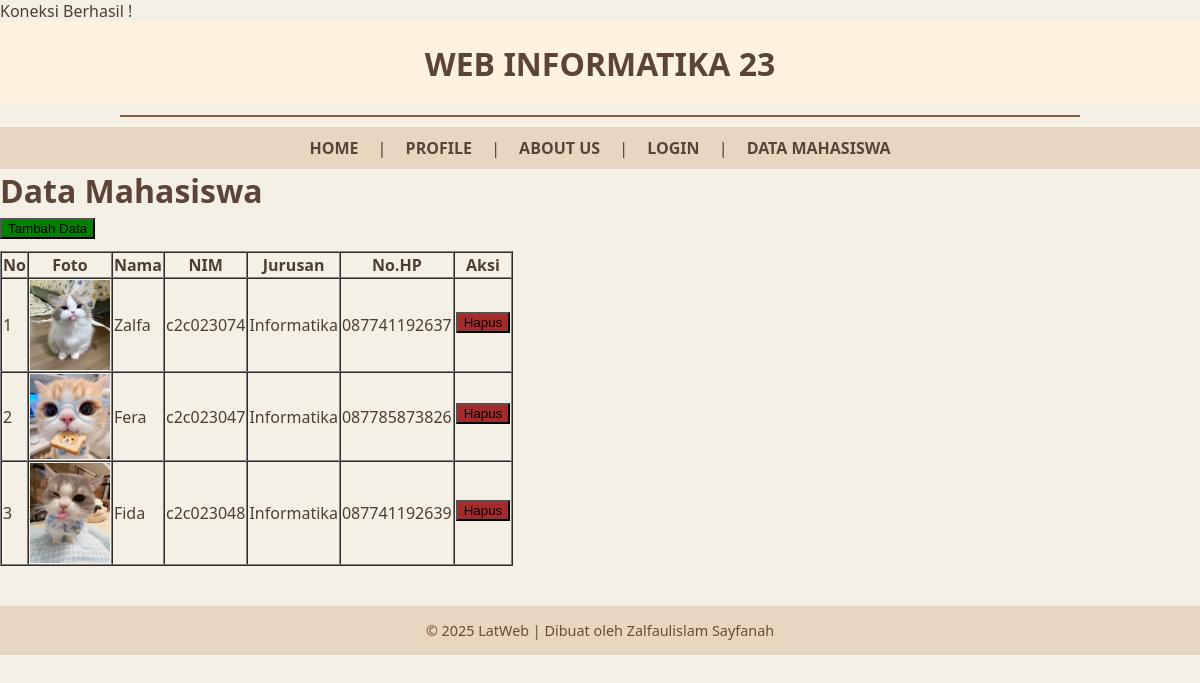
/datamahasiswa.php, run on the app's committed database.
### tables this page shows
CREATE TABLE `mahasiswa` (
  `id` int(11) NOT NULL AUTO_INCREMENT,
  `foto` varchar(255) DEFAULT NULL,
  `nama` varchar(255) DEFAULT NULL,
  `nim` varchar(20) DEFAULT NULL,
  `jurusan` varchar(255) DEFAULT NULL,
  `nohp` varchar(20) DEFAULT NULL,
  PRIMARY KEY (`id`)
);

### function.php (called while the page is built, shortened)
<?php
    $koneksi = mysqli_connect("localhost:3307","root","","latweb");
    function query($query)
    {
        global $koneksi;
        $result = mysqli_query($koneksi, $query);
        $rows = [];
        while($row = mysqli_fetch_assoc($result))
        {
            $rows[] = $row;
        }
        return $rows;
    }
?>

### datamahasiswa.php (the view, shortened to what this page needs)
<?php
    require 'function.php';
    $query = "SELECT * FROM mahasiswa";
    $rows = query($query);
?>
<!DOCTYPE html>
<html lang="en">
<head>
</head>
<body>
    <header>
        <h1>WEB INFORMATIKA 23</h1>
    </header>
    <hr>
    <nav>
        <a href="index.php">HOME</a> |
        <a href="profile.php">PROFILE</a> |
        <a href="about.php">ABOUT US</a> |
        <a href="login.php">LOGIN</a> |
        <a href="datamahasiswa.php">DATA MAHASISWA</a>
    </nav>
    <h1>Data Mahasiswa</h1>
    <a href = "tambahdata.php"><button style="margin-top: 6px; margin-bottom: 12px; background-color: green;">Tambah Data</button></a>
    <table border="1" cellspacing="0" cellpading="10">
        <tr>
            <th>No</th>
            <th>Foto</th>
            <th>Nama</th>
            <th>NIM</th>
            <th>Jurusan</th>
            <th>No.HP</th>
            <th>Aksi</th>
        </tr>
        <?php
        $i = 1;
        foreach ($rows as $mhs){ ?>
        <tr>
            <td><?= $i ?></td>
            <td><img src="image/<?= $mhs['foto'] ?>" width="80"></td>
            <td><?php echo $mhs["nama"]?></td>
            <td><?= $mhs["nim"]?></td>
            <td><?= $mhs["jurusan"]?></td>
            <td><?= $mhs["nohp"]?></td>
            <td><a href = "hapusdata.php/?id=<?= $mhs["id"] ?>"><button style="margin-top: 6px; margin-bottom: 12px; background-color: brown;">Hapus</button></a></td>
        </tr>
        <?php $i++;} ?>
    </table>
    <footer>
        &copy; 2025 LatWeb | Dibuat oleh Zalfaulislam Sayfanah
    </footer>
</body>
</html>

### datamahasiswa.php (style rules this page uses)
body { font-family: 'Segoe UI', Tahoma, Geneva, Verdana, sans-serif; background-color: #f5f0e6; margin: 0; padding: 0; color: #4d3e33; }
header { text-align: center; padding: 20px; background-color: #fff3e0; }
h1 { margin: 0; font-size: 2em; color: #5c4438; }
hr { border: none; height: 2px; background-color: #8b5e3c; margin: 10px auto; width: 80%; }
nav { text-align: center; background-color: #e8d6c1; padding: 10px 0; }
nav a { color: #5c4438; text-decoration: none; margin: 0 15px; font-weight: bold; }
footer { text-align: center; padding: 15px; background-color: #e8d6c1; color: #6e4c37; font-size: 0.9em; margin-top: 40px; }

### data on the page
mahasiswa: foto (picture), nama "Zalfa", nim "c2c023074", jurusan "Informatika", nohp "087741192637"
mahasiswa: foto (picture), nama "Fera", nim "c2c023047", jurusan "Informatika", nohp "087785873826"
mahasiswa: foto (picture), nama "Fida", nim "c2c023048", jurusan "Informatika", nohp "087741192639"
